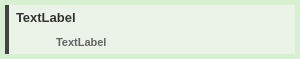
<?xml version="1.0" encoding="UTF-8"?>
<ui version="4.0">
 <class>ReplyVoiceMessage</class>
 <widget class="QWidget" name="ReplyVoiceMessage">
  <property name="geometry">
   <rect>
    <x>0</x>
    <y>0</y>
    <width>300</width>
    <height>59</height>
   </rect>
  </property>
  <property name="windowTitle">
   <string>Form</string>
  </property>
  <property name="styleSheet">
   <string notr="true">background-color:#c1e6b8;</string>
  </property>
  <layout class="QGridLayout" name="gridLayout_2">
   <property name="leftMargin">
    <number>0</number>
   </property>
   <property name="topMargin">
    <number>0</number>
   </property>
   <property name="rightMargin">
    <number>0</number>
   </property>
   <property name="bottomMargin">
    <number>0</number>
   </property>
   <property name="spacing">
    <number>0</number>
   </property>
   <item row="0" column="0">
    <widget class="QWidget" name="widget" native="true">
     <property name="styleSheet">
      <string notr="true">background-color:rgb(214, 240, 209);</string>
     </property>
     <layout class="QGridLayout" name="gridLayout_3">
      <property name="leftMargin">
       <number>5</number>
      </property>
      <property name="topMargin">
       <number>5</number>
      </property>
      <property name="rightMargin">
       <number>5</number>
      </property>
      <property name="bottomMargin">
       <number>5</number>
      </property>
      <property name="spacing">
       <number>0</number>
      </property>
      <item row="0" column="0">
       <widget class="QWidget" name="ReplyContainer" native="true">
        <property name="styleSheet">
         <string notr="true">QWidget#ReplyContainer {
    border-left: 4px solid rgb(67, 67, 67);
    background-color: #EBF3E9;
}

QWidget#ReplyContainer QLabel {
    background: transparent; 
    padding-left: 8px;
    /* important: so labels don’t paint over */
    color: black;
}

QWidget#ReplyContainer:hover {
    background-color: white;
}

QWidget#ReplyContainer:hover QLabel {
    /* labels stay transparent, text turns white */
    color: white;
}
</string>
        </property>
        <layout class="QGridLayout" name="gridLayout">
         <property name="leftMargin">
          <number>0</number>
         </property>
         <property name="topMargin">
          <number>0</number>
         </property>
         <property name="rightMargin">
          <number>0</number>
         </property>
         <property name="bottomMargin">
          <number>0</number>
         </property>
         <property name="spacing">
          <number>0</number>
         </property>
         <item row="1" column="0">
          <widget class="QLabel" name="Sender">
           <property name="maximumSize">
            <size>
             <width>16777215</width>
             <height>30</height>
            </size>
           </property>
           <property name="styleSheet">
            <string notr="true">color:rgb(50, 50, 50);
font-size:10pt;
font-weight:bold;</string>
           </property>
           <property name="text">
            <string>TextLabel</string>
           </property>
          </widget>
         </item>
         <item row="2" column="0">
          <layout class="QHBoxLayout" name="horizontalLayout_2">
           <property name="spacing">
            <number>0</number>
           </property>
           <item>
            <widget class="QLabel" name="icon">
             <property name="maximumSize">
              <size>
               <width>40</width>
               <height>25</height>
              </size>
             </property>
             <property name="styleSheet">
              <string notr="true">color:rgb(100, 100, 100);
font-size:8pt;
font-weight:bold;</string>
             </property>
             <property name="text">
              <string/>
             </property>
             <property name="pixmap">
              <pixmap resource="../../../../assets.qrc">:/Resources/MIC.png</pixmap>
             </property>
             <property name="scaledContents">
              <bool>true</bool>
             </property>
             <property name="alignment">
              <set>Qt::AlignmentFlag::AlignBottom|Qt::AlignmentFlag::AlignLeading|Qt::AlignmentFlag::AlignLeft</set>
             </property>
            </widget>
           </item>
           <item>
            <widget class="QLabel" name="Duration">
             <property name="styleSheet">
              <string notr="true">color:rgb(100, 100, 100);
font-size:8pt;
font-weight:bold;
border:0;</string>
             </property>
             <property name="text">
              <string>TextLabel</string>
             </property>
            </widget>
           </item>
          </layout>
         </item>
        </layout>
       </widget>
      </item>
     </layout>
    </widget>
   </item>
  </layout>
 </widget>
 <resources>
  <include location="../../../../assets.qrc"/>
 </resources>
 <connections/>
</ui>
